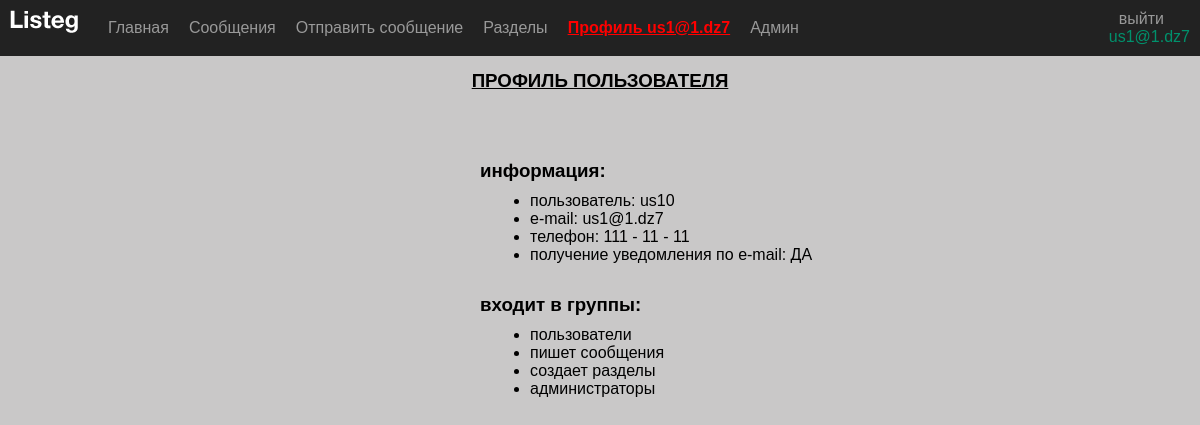
Before: /route/user/ (signed in) with the older database file.
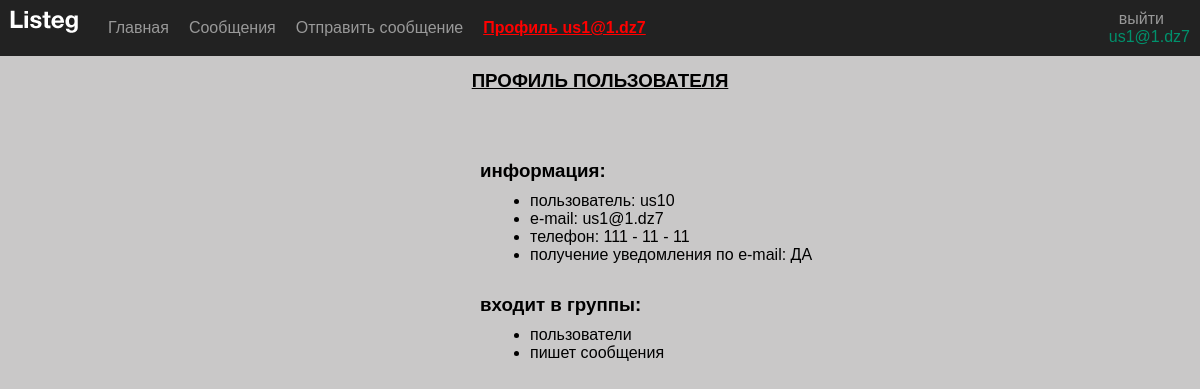
After: the same page with the newer database file.
### tables this page shows
CREATE TABLE `users` (
  `id` int(11) NOT NULL,
  `user` varchar(255) NOT NULL,
  `email` varchar(255) NOT NULL,
  `phone` varchar(20) DEFAULT NULL,
  `password` char(60) NOT NULL,
  `flag_email_notification` tinyint(1) NOT NULL DEFAULT '0',
  `flag_active` tinyint(1) NOT NULL DEFAULT '0'
);

CREATE TABLE `group_user` (
  `user_id` int(10) NOT NULL,
  `group_id` int(3) NOT NULL
);

CREATE TABLE `groups` (
  `id` int(3) NOT NULL,
  `name` varchar(50) NOT NULL,
  `description` text
);

### helpers/menu.php (called while the page is built)
<?php
function createMenu(
    array $mainMenu,
    string $typeSort = 'asc',
    string $typeMenu = 'horizontal'
) {
    $mainMenu = sortArray($mainMenu, $typeSort);
    require $_SERVER['DOCUMENT_ROOT'] . '/template/templMenu.php';
}

### helpers/littleHelper.php (called while the page is built, shortened)
<?php
function cutString(string $element, int $numberOfSymbols): string
{
    return mb_strlen($element, 'UTF-8') <= $numberOfSymbols
        ? $element
        : mb_substr($element, 0, $numberOfSymbols - 3, 'UTF-8') . '...';
}
function activePoint(string $element, string $class): string
{
    return isCurrentUrl($element)
        ? $class
        : '';
}
function defineUrl(): string
{
    return parse_url($_SERVER['REQUEST_URI'], PHP_URL_PATH);
}
function isCurrentUrl(string $url): bool
{
    return $url == defineUrl();
}
function sortArray($mainMenu, $typeSort): array
{
    usort(
        $mainMenu,
        $typeSort == 'asc'
            ? function ($a, $b) {
                return $a['sort'] > $b['sort'];
            }
            : function ($a, $b) {
                return $b['sort'] > $a['sort'];
            }
    );
    return $mainMenu;
}
function isAuth(): bool
{
    return empty($_SESSION['login']);
}

### helpers/pdo_query.php (called while the page is built, shortened)
<?php
function selectUserGroup(object $pdo, string $email = null): array
{
    $sql = 'SELECT
                `users`.id,
                `users`.user,
                `users`.email,
                `users`.phone,
                `users`.password,
                `users`.flag_email_notification,
                `group_user`.user_id,
                `group_user`.group_id,
                `groups`.description
            FROM `users`
            LEFT OUTER JOIN `group_user`
            ON `users`.id = `group_user`.user_id
            LEFT OUTER JOIN `groups`
            ON `groups`.id = `group_user`.group_id
            WHERE `users`.email=:email';
    $stmt = $pdo->prepare($sql);
    $stmt->execute(['email' => ($email == null && isset($_SESSION['login']) ?
        $_SESSION['login']
        : $email)]);
    return $stmt->fetchAll();
}

### template/tempUserProfil.php (the view)
<div class="user-profil">
    <div class="user-data">
        <h3>информация:</h3>
        <ul>
            <li>
                <?= 'пользователь: ' . $row[0]['user'] ?>
            </li>
            <li>
                <?= 'e-mail: ' . $row[0]['email'] ?>
            </li>
            <li>
                <?= 'телефон: ' . $row[0]['phone'] ?>
            </li>
            <li>
                <?= 'получение уведомления по e-mail: ' . ($row[0]['flag_email_notification'] ? 'ДА' : 'НЕТ') ?>
            </li>
        </ul>
    </div>
    <div class="user-data">
        <h3>входит в группы:</h3>
        <ul>
            <?php foreach ($row as $value) {
                if ($value['description'] == null) {
                    $group = 'нет групп';
                } else {
                    $group = $value['description'];
                } ?>
                <li>
                    <?= $group  ?>
                </li>
            <?php } ?>
        </ul>
    </div>
</div>

### views/header.php (shortened to what this page needs)
<?php
require $_SERVER['DOCUMENT_ROOT'] . '/helpers/menu.php';
require $_SERVER['DOCUMENT_ROOT'] . '/helpers/littleHelper.php';
require $_SERVER['DOCUMENT_ROOT'] . '/helpers/pdo_db.php';
require $_SERVER['DOCUMENT_ROOT'] . '/helpers/pdo_query.php';
$admin = false;
if (isset($_SESSION['admin'])) {
    $admin = $_SESSION['admin'];
}
$pdo = connect();
$roleCrSect = selectUserGroup($pdo);
$mainMenu = [];
if (isset($_SESSION['mainMenu'])) {
    $mainMenu = $_SESSION['mainMenu'];
}
?>
<!DOCTYPE html>
<html lang="en">
<head>
    <link rel="stylesheet" href="/css/style.css">
    <link rel="stylesheet" href="/css/jquery.fancybox.min.css" />
</head>
<body>
    <header>
        <div class="left-header">
            <a href="/"><img src="/img/logo.png" alt="logo"></a>
            <?php createMenu($mainMenu, 'asc', 'horizontal', $admin) ?>
        </div>
        <div class="right-header">
            <a href="/route/enter/?enter=<?= !isAuth() ? 'exit' : 'autor' ?>" class="horizontal-menu-link">
                <span class="horizontal-menu-element">
                    <?= !isAuth() ? 'выйти' : 'войти на сайт' ?>
                </span>
                <?php if (!isAuth()) { ?>
                    <div class="autor-yes">
                        <?= $_SESSION['login'] ?>
                    </div>
                <?php } else { ?>
                    <div class="autor-no">
                        авторизируйтесь
                    </div>
                <?php } ?>
            </a>
        </div>
    </header>

### template/templMenu.php
<ul class="<?= $typeMenu ?>-menu">
    <?php foreach ($mainMenu as $element) { ?>
        <li>
            <a href="<?= $element['path'] ?>
            " class=" <?= $typeMenu ?>-menu-link">
                <div class="<?= $typeMenu ?>-menu-element <?= activePoint($element['path'], 'active') ?>">
                    <?= cutString($element['title'], 150) ?>
                </div>
            </a>
        </li>
    <?php } ?>
</ul>

### route/user/index.php (shortened to what this page needs)
<?php
require $_SERVER['DOCUMENT_ROOT'] . '/views/header.php';
$row = [];
if (isset($_SESSION['login'])) {
    $row = selectUserGroup($pdo);
}
?>
<main>
    <h3 class="page-header">ПРОФИЛЬ ПОЛЬЗОВАТЕЛЯ</h3>
    <br>
    <?php require $_SERVER['DOCUMENT_ROOT'] . '/template/tempUserProfil.php'; ?>
</main>
<?php require $_SERVER['DOCUMENT_ROOT'] . '/views/footer.php';

### views/footer.php (shortened to what this page needs)
</body>
</html>

### css/style.css (style rules this page uses)
* { margin: 0; padding: 0; font-family: Arial, Helvetica, sans-serif; }
body { background-color: #c9c8c8; }
header { width: 100%; position: fixed; left: 0; top: 0; background-color: #222; display: flex; justify-content: space-around; }
.left-header { flex-grow: 1; margin: 10px; display: flex; }
.right-header { margin: 10px; }
.horizontal-menu, .vertical-menu { display: flex; flex-direction: row; align-items: center; font-size: 16px; list-style-type: none; margin-left: 20px; }
.horizontal-menu-link, .vertical-menu-link { text-decoration: none; }
.horizontal-menu-element, .vertical-menu-element { margin: 0 10px; color: #999; }
main { margin-top: 70px; margin-bottom: 20px; width: 100%; }
.active { color: red; font-weight: bold; text-decoration: underline; }
.page-header { text-align: center; margin-bottom: 20px; margin-top: 20px; text-decoration: underline; }
.autor-yes, .autor-no { text-align: center; }
.autor-yes { color: rgb(0, 145, 108); }
.user-profil { display: flex; flex-direction: column; align-items: center; margin-top: 10px; }
.user-data { padding-left: 30%; margin-top: 20px; margin-bottom: 10px; width: 50vw; }
.user-data h3 { margin-bottom: 10px; }
.user-data ul { margin-left: 50px; }

Changed rows visible on the page:
removed group_user: group.description "создает разделы"
removed group_user: group.description "администраторы"
Other visible differences:
list line gone: "Разделы"
list line gone: "Админ"
